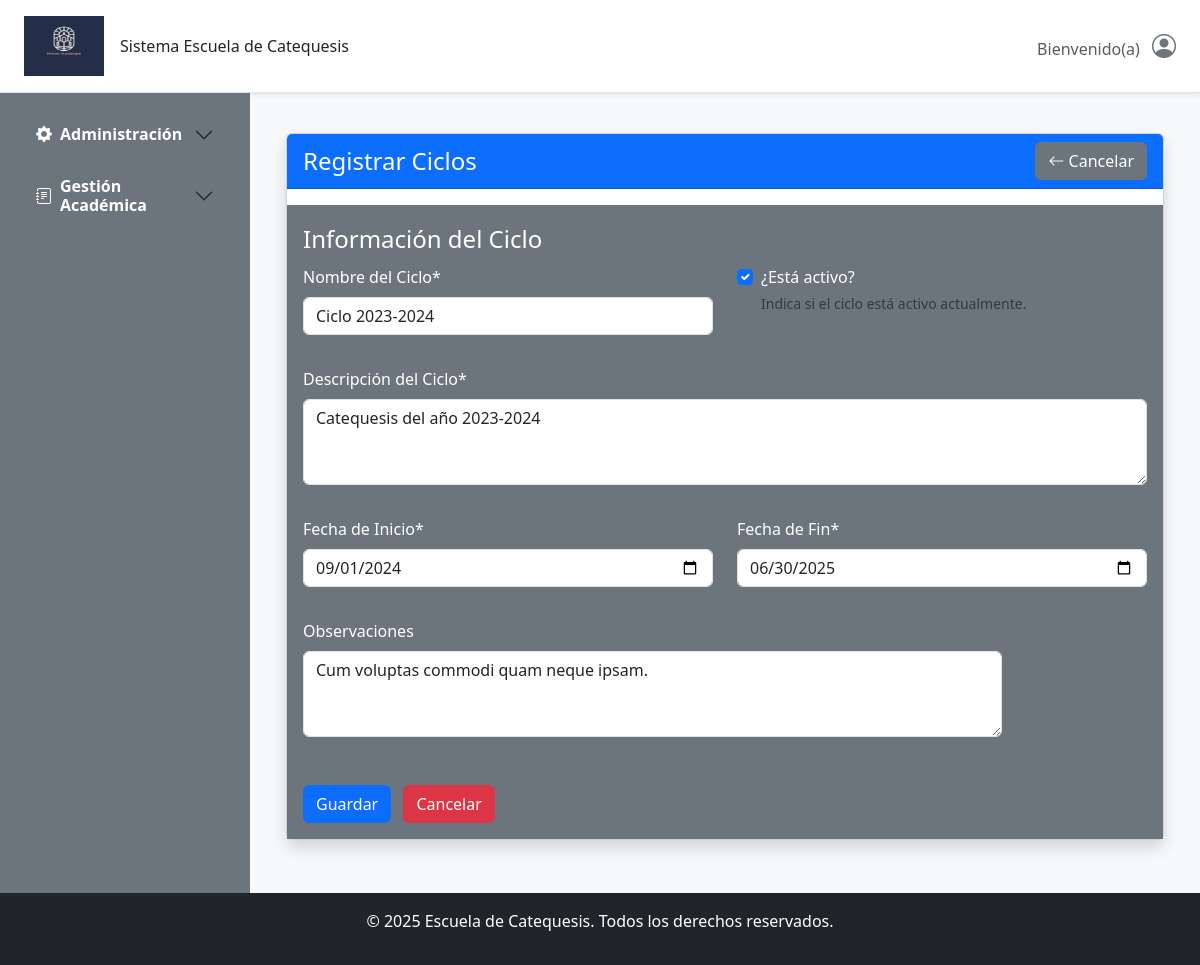
The page /ciclo/editar/1/ on the database its author committed.
### gestion/models.py (models this page shows, shortened)
class CicloCatequesis(models.Model):
    nombre_ciclo = models.CharField(max_length=100, blank=False, null=False)
    descripcion = models.TextField(max_length=200,  blank=False, null=False)
    fecha_inicio = models.DateField()
    fecha_fin = models.DateField()
    activo = models.BooleanField(default=True)
    observaciones = models.TextField(max_length=250,blank=True, null=True)

### gestion/views/ciclo_views.py (the view)
# urls.py: path('editar/<int:pk>/', CicloUpdateView.as_view(), name='editar_ciclo'),
class CicloUpdateView(UpdateView):
    model = CicloCatequesis
    form_class = CicloForm
    template_name = 'Gestion/Ciclo/ciclo_create.html'
    success_url = reverse_lazy('lista_ciclo')

### templates/Gestion/Ciclo/ciclo_create.html
{% extends 'shared/base_form.html' %}
{% block form_title %}
    Registrar Ciclos
{% endblock %}

### templates/shared/base_form.html (shortened to what this page needs)
{% extends 'base.html' %}
{% load static %}
{% load crispy_forms_tags %}
{% block content %}
<div class="container mt-3">
    <div class="card shadow">
        <div class="card-header d-flex justify-content-between align-items-center bg-primary text-white mb-3">
            <h4 class="mb-0">
                {% block form_title %}{% endblock %}
            </h4>
                <a href="{{ cancel_url }}" class="btn btn-secondary text-white">
                    <i class="bi bi-arrow-left"></i> Cancelar
                </a>
        </div>
        <div class="card-body bg-secondary text-white">
            <form method="post" enctype="multipart/form-data" novalidate>
                {% crispy form %}
            </form>
        </div>
    </div>
</div>
{% endblock %}

### rows shown on the page
CicloCatequesis: nombre_ciclo "Ciclo 2023-2024", activo "☑", descripcion "Catequesis del año 2023-2024", fecha_inicio "09/01/2024", fecha_fin "06/30/2025", observaciones "Cum voluptas commodi quam neque ipsam."
